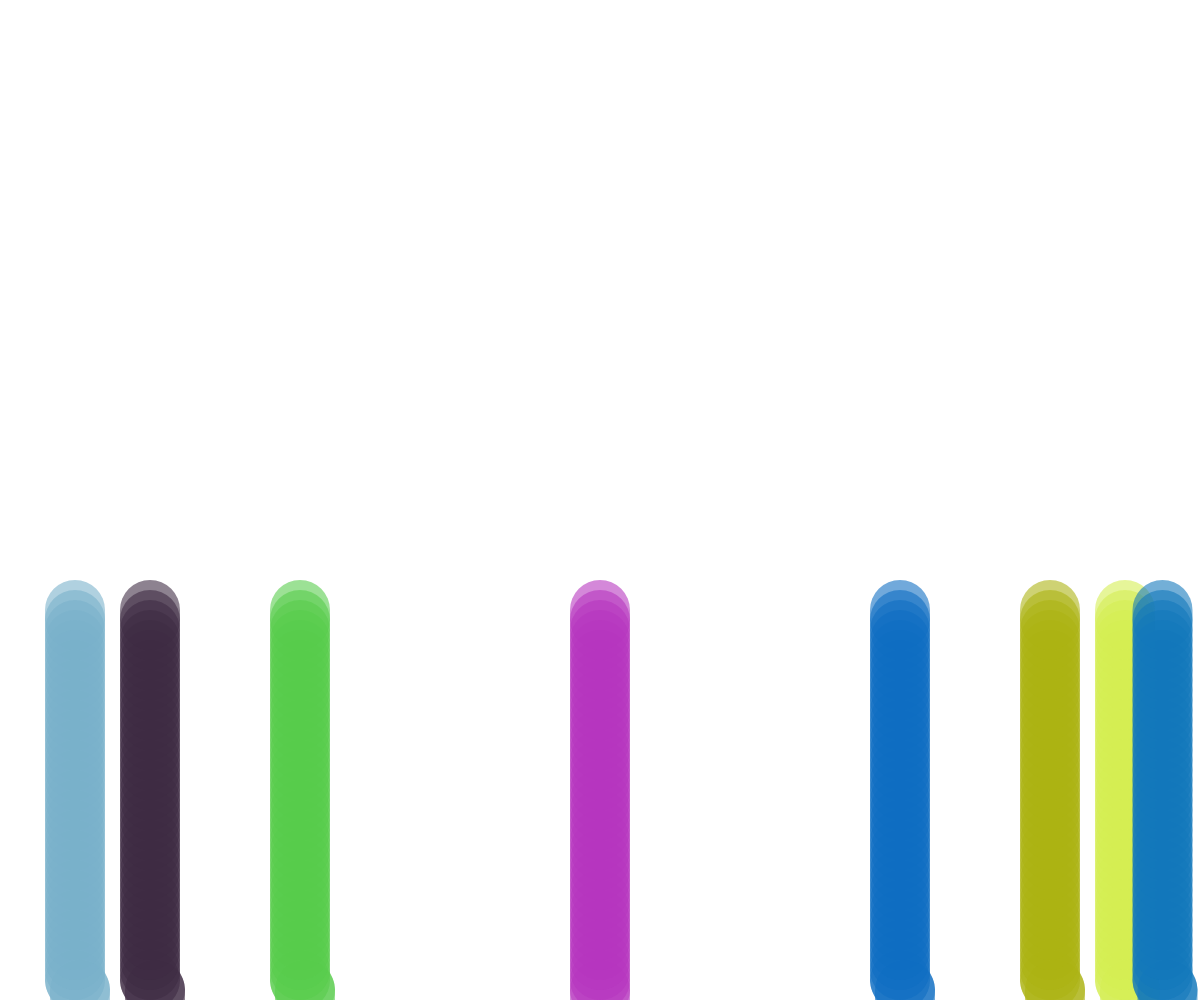
Frame 1 (no input)
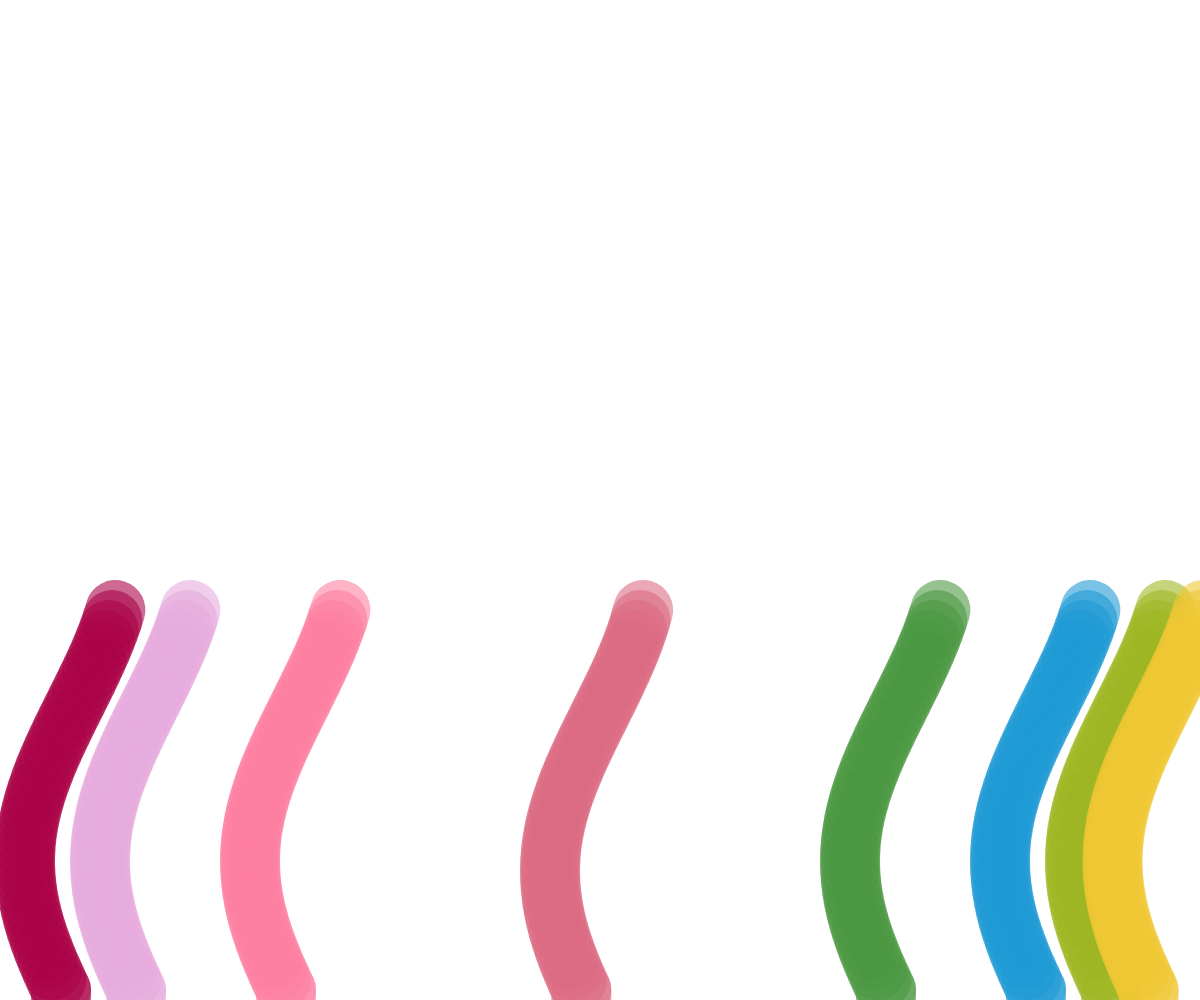
Frame 60 (no input)
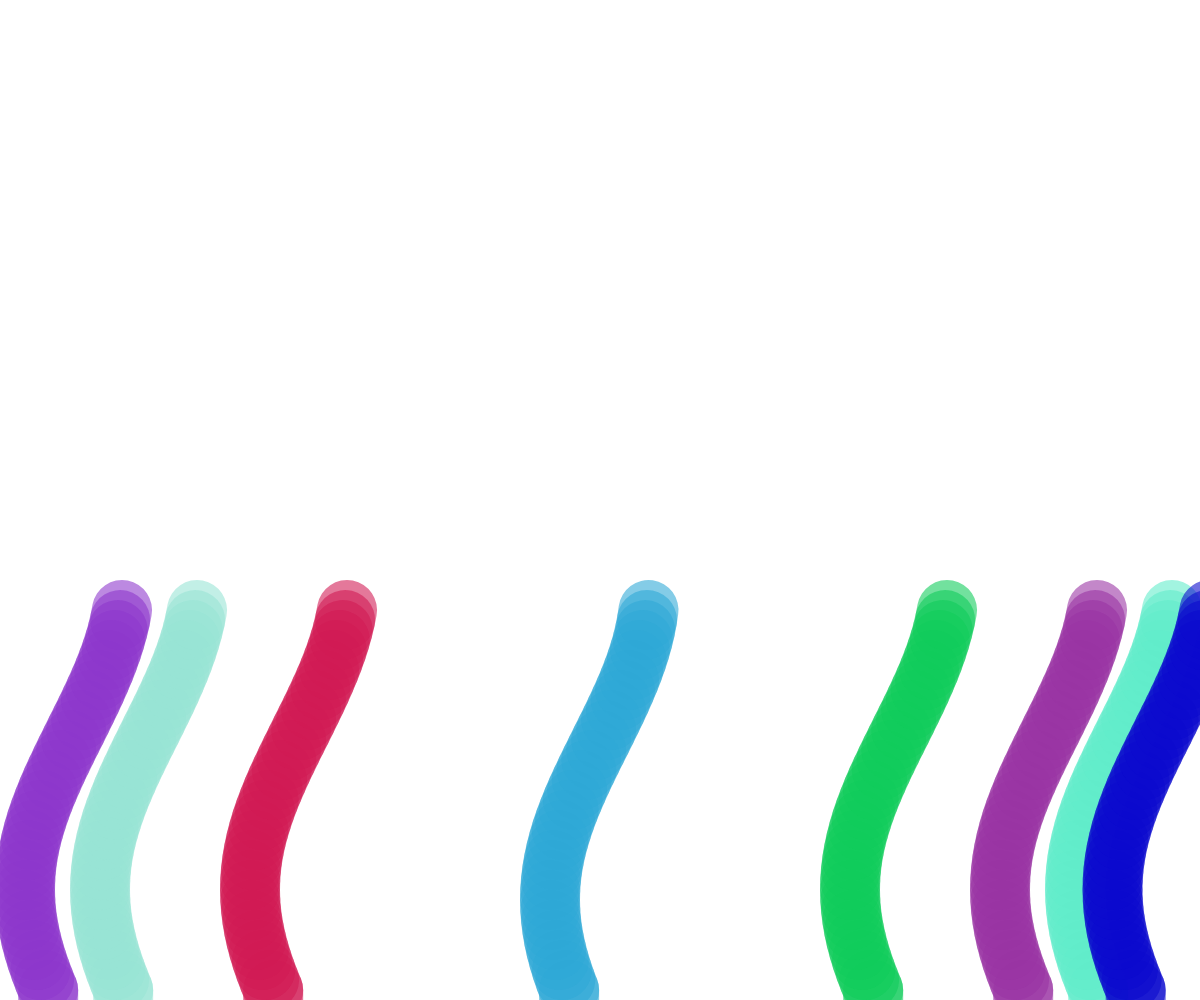
Frame 120 (the mouse pressed at the canvas centre since frame 60)

The p5.js sketch that drew these frames (run headless with seeded random() and noise() and a simulated clock; from frame 60 on, the mouse is pressed at the canvas centre):

// p5.js sketch
// ── sketch.js
let angle = 0;
let segments = [];
let leftSegments = [];
let rightSegments = [];
let farRightSegments = [];
let extraRightSegments = [];
let moreRightSegments = [];
let extraLeftSegments = [];
let moreLeftSegments = [];

function setup() {
  let canvas = createCanvas(windowWidth, windowHeight);
  canvas.style('pointer-events', 'none'); // 禁止點擊事件
  for (let i = 0; i < 40; i++) { // 增加段數
    segments.push({ x: windowWidth / 2, y: windowHeight - i * 10 }); // 調整間距
    leftSegments.push({ x: windowWidth / 4, y: windowHeight - i * 10 }); // 左邊水草
    rightSegments.push({ x: (3 * windowWidth) / 4, y: windowHeight - i * 10 }); // 右邊水草
    farRightSegments.push({ x: (7 * windowWidth) / 8, y: windowHeight - i * 10 }); // 最右邊水草
    extraRightSegments.push({ x: (15 * windowWidth) / 16, y: windowHeight - i * 10 }); // 額外右邊水草
    moreRightSegments.push({ x: (31 * windowWidth) / 32, y: windowHeight - i * 10 }); // 更多右邊水草
    extraLeftSegments.push({ x: windowWidth / 8, y: windowHeight - i * 10 }); // 額外左邊水草
    moreLeftSegments.push({ x: windowWidth / 16, y: windowHeight - i * 10 }); // 更多左邊水草
  }
}

function draw() {
  clear(); // 設置背景為透明

  // 中間水草
  stroke(randomColor(150)); // 隨機顏色，增加透明度
  strokeWeight(60); // 增加線條粗細
  let head = segments[0];
  head.x = windowWidth / 2 + 50 * sin(angle);
  angle += 0.1; // 增加波動頻率

  for (let i = segments.length - 1; i > 0; i--) {
    segments[i].x = segments[i - 1].x;
  }

  for (let i = 0; i < segments.length - 1; i++) {
    line(segments[i].x, segments[i].y, segments[i + 1].x, segments[i + 1].y);
  }

  // 左邊水草
  stroke(randomColor(150)); // 隨機顏色，增加透明度
  let leftHead = leftSegments[0];
  leftHead.x = windowWidth / 4 + 50 * sin(angle);

  for (let i = leftSegments.length - 1; i > 0; i--) {
    leftSegments[i].x = leftSegments[i - 1].x;
  }

  for (let i = 0; i < leftSegments.length - 1; i++) {
    line(leftSegments[i].x, leftSegments[i].y, leftSegments[i + 1].x, leftSegments[i + 1].y);
  }

  // 額外左邊水草
  stroke(randomColor(150)); // 隨機顏色，增加透明度
  let extraLeftHead = extraLeftSegments[0];
  extraLeftHead.x = windowWidth / 8 + 50 * sin(angle);

  for (let i = extraLeftSegments.length - 1; i > 0; i--) {
    extraLeftSegments[i].x = extraLeftSegments[i - 1].x;
  }

  for (let i = 0; i < extraLeftSegments.length - 1; i++) {
    line(extraLeftSegments[i].x, extraLeftSegments[i].y, extraLeftSegments[i + 1].x, extraLeftSegments[i + 1].y);
  }

  // 更多左邊水草
  stroke(randomColor(150)); // 隨機顏色，增加透明度
  let moreLeftHead = moreLeftSegments[0];
  moreLeftHead.x = windowWidth / 16 + 50 * sin(angle);

  for (let i = moreLeftSegments.length - 1; i > 0; i--) {
    moreLeftSegments[i].x = moreLeftSegments[i - 1].x;
  }

  for (let i = 0; i < moreLeftSegments.length - 1; i++) {
    line(moreLeftSegments[i].x, moreLeftSegments[i].y, moreLeftSegments[i + 1].x, moreLeftSegments[i + 1].y);
  }

  // 右邊水草
  stroke(randomColor(150)); // 隨機顏色，增加透明度
  let rightHead = rightSegments[0];
  rightHead.x = (3 * windowWidth) / 4 + 50 * sin(angle);

  for (let i = rightSegments.length - 1; i > 0; i--) {
    rightSegments[i].x = rightSegments[i - 1].x;
  }

  for (let i = 0; i < rightSegments.length - 1; i++) {
    line(rightSegments[i].x, rightSegments[i].y, rightSegments[i + 1].x, rightSegments[i + 1].y);
  }

  // 最右邊水草
  stroke(randomColor(150)); // 隨機顏色，增加透明度
  let farRightHead = farRightSegments[0];
  farRightHead.x = (7 * windowWidth) / 8 + 50 * sin(angle);

  for (let i = farRightSegments.length - 1; i > 0; i--) {
    farRightSegments[i].x = farRightSegments[i - 1].x;
  }

  for (let i = 0; i < farRightSegments.length - 1; i++) {
    line(farRightSegments[i].x, farRightSegments[i].y, farRightSegments[i + 1].x, farRightSegments[i + 1].y);
  }

  // 額外右邊水草
  stroke(randomColor(150)); // 隨機顏色，增加透明度
  let extraRightHead = extraRightSegments[0];
  extraRightHead.x = (15 * windowWidth) / 16 + 50 * sin(angle);

  for (let i = extraRightSegments.length - 1; i > 0; i--) {
    extraRightSegments[i].x = extraRightSegments[i - 1].x;
  }

  for (let i = 0; i < extraRightSegments.length - 1; i++) {
    line(extraRightSegments[i].x, extraRightSegments[i].y, extraRightSegments[i + 1].x, extraRightSegments[i + 1].y);
  }

  // 更多右邊水草
  stroke(randomColor(150)); // 隨機顏色，增加透明度
  let moreRightHead = moreRightSegments[0];
  moreRightHead.x = (31 * windowWidth) / 32 + 50 * sin(angle);

  for (let i = moreRightSegments.length - 1; i > 0; i--) {
    moreRightSegments[i].x = moreRightSegments[i - 1].x;
  }

  for (let i = 0; i < moreRightSegments.length - 1; i++) {
    line(moreRightSegments[i].x, moreRightSegments[i].y, moreRightSegments[i + 1].x, moreRightSegments[i + 1].y);
  }
}

function randomColor(alpha) {
  return color(random(255), random(255), random(255), alpha);
}

function windowResized() {
  resizeCanvas(windowWidth, windowHeight);
  segments = [];
  leftSegments = [];
  rightSegments = [];
  farRightSegments = [];
  extraRightSegments = [];
  moreRightSegments = [];
  extraLeftSegments = [];
  moreLeftSegments = [];
  for (let i = 0; i < 40; i++) { // 增加段數
    segments.push({ x: windowWidth / 2, y: windowHeight - i * 10 }); // 調整間距
    leftSegments.push({ x: windowWidth / 4, y: windowHeight - i * 10 }); // 左邊水草
    rightSegments.push({ x: (3 * windowWidth) / 4, y: windowHeight - i * 10 }); // 右邊水草
    farRightSegments.push({ x: (7 * windowWidth) / 8, y: windowHeight - i * 10 }); // 最右邊水草
    extraRightSegments.push({ x: (15 * windowWidth) / 16, y: windowHeight - i * 10 }); // 額外右邊水草
    moreRightSegments.push({ x: (31 * windowWidth) / 32, y: windowHeight - i * 10 }); // 更多右邊水草
    extraLeftSegments.push({ x: windowWidth / 8, y: windowHeight - i * 10 }); // 額外左邊水草
    moreLeftSegments.push({ x: windowWidth / 16, y: windowHeight - i * 10 }); // 更多左邊水草
  }
}
